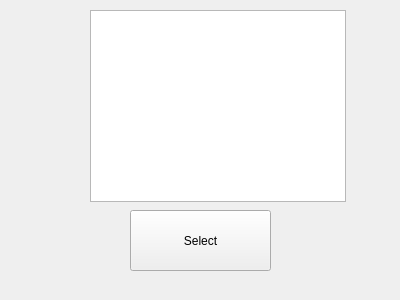
<?xml version="1.0" encoding="UTF-8"?>
<ui version="4.0">
 <class>gameChoice</class>
 <widget class="QWidget" name="gameChoice">
  <property name="geometry">
   <rect>
    <x>0</x>
    <y>0</y>
    <width>400</width>
    <height>300</height>
   </rect>
  </property>
  <property name="windowTitle">
   <string>Form</string>
  </property>
  <widget class="QPushButton" name="select">
   <property name="geometry">
    <rect>
     <x>130</x>
     <y>210</y>
     <width>141</width>
     <height>61</height>
    </rect>
   </property>
   <property name="text">
    <string>Select</string>
   </property>
  </widget>
  <widget class="QListView" name="list">
   <property name="geometry">
    <rect>
     <x>90</x>
     <y>10</y>
     <width>256</width>
     <height>192</height>
    </rect>
   </property>
  </widget>
 </widget>
 <resources/>
 <connections/>
</ui>
